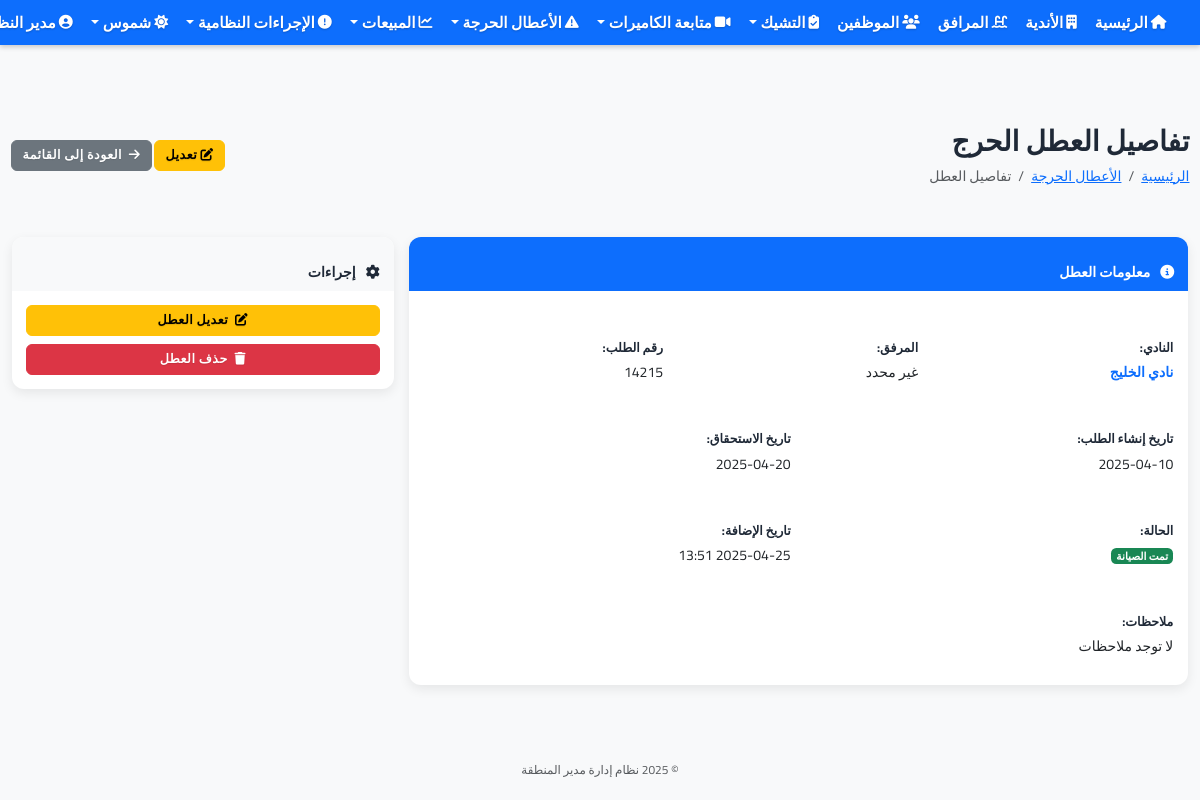
The page /critical-issues/2 (signed in) on the database its author committed.
### app.py (models this page shows, shortened)
class User(UserMixin, db.Model):
    __table__ = db.Table('user', db.metadata,
        db.Column('id', db.Integer, primary_key=True),
        db.Column('username', db.String(64), index=True, unique=True),
        db.Column('name', db.String(100)),
        db.Column('phone', db.String(20)),
        db.Column('password', db.String(128)),
        db.Column('is_admin', db.Boolean, default=False),
        db.Column('role', db.String(50), default='user'),  # الدور: admin, manager, supervisor, user
        extend_existing=True
    )
    permissions = db.relationship('Permission', secondary='user_permission', lazy='subquery',
                               backref=db.backref('users', lazy=True))
    clubs = db.relationship('Club', secondary=user_clubs, lazy='subquery',
                          backref=db.backref('users', lazy=True))
    def has_permission(self, permission_code):
        try:
            if self.is_admin:
                return True
        except Exception as e:
            print(f"خطأ في التحقق من الصلاحيات: {str(e)}")
            return False

class Club(db.Model):
    id = db.Column(db.Integer, primary_key=True)
    name = db.Column(db.String(100), nullable=False)
    location = db.Column(db.String(200), nullable=False)
    manager_name = db.Column(db.String(100))
    phone = db.Column(db.String(20))
    facilities = db.relationship('Facility', secondary=club_facilities, lazy='subquery',
                               backref=db.backref('clubs', lazy=True))

class CriticalIssue(db.Model):
    __tablename__ = 'critical_issue'
    id = db.Column(db.Integer, primary_key=True)
    ticket_number = db.Column(db.String(50), nullable=False)  # رقم الطلب
    club_id = db.Column(db.Integer, db.ForeignKey('club.id'), nullable=False)
    creation_date = db.Column(db.Date, nullable=False, default=date.today)  # تاريخ إنشاء الطلب
    due_date = db.Column(db.Date, nullable=False)  # تاريخ الاستحقاق
    status = db.Column(db.String(50), nullable=False)  # الحالة (اغلاق الطلب بدون صيانة - تخطت تاريخ الاستحقاق - معلقة - تمت الصيانة)
    notes = db.Column(db.Text)  # ملاحظات
    created_at = db.Column(db.DateTime, default=datetime.now)
    updated_at = db.Column(db.DateTime, default=datetime.now, onupdate=datetime.now)
    club = db.relationship('Club', backref='critical_issues')

### app.py (the view)
@app.route('/critical-issues/<int:id>')
@login_required
def critical_issue_detail(id):
    try:
        issue = CriticalIssue.query.get_or_404(id)
        if not current_user.is_admin and issue.club not in current_user.clubs:
            flash('ليس لديك صلاحية للوصول إلى هذا العطل')
            return redirect(url_for('critical_issues_list'))
        return render_template('critical_issues/detail.html',
                            title='تفاصيل العطل الحرج',
                            issue=issue)
    except Exception as e:
        flash(f'حدث خطأ أثناء عرض تفاصيل العطل: {str(e)}')
        return redirect(url_for('critical_issues_list'))

### templates/critical_issues/detail.html
{% extends "base.html" %}
{% block content %}
<div class="d-flex justify-content-between align-items-center mb-4">
    <div>
        <h1>تفاصيل العطل الحرج</h1>
        <nav aria-label="breadcrumb">
            <ol class="breadcrumb">
                <li class="breadcrumb-item"><a href="{{ url_for('index') }}">الرئيسية</a></li>
                <li class="breadcrumb-item"><a href="{{ url_for('critical_issues_list') }}">الأعطال الحرجة</a></li>
                <li class="breadcrumb-item active" aria-current="page">تفاصيل العطل</li>
            </ol>
        </nav>
    </div>
    <div>
        <a href="{{ url_for('edit_critical_issue', id=issue.id) }}" class="btn btn-warning">
            <i class="fas fa-edit"></i> تعديل
        </a>
        <a href="{{ url_for('critical_issues_list') }}" class="btn btn-secondary">
            <i class="fas fa-arrow-right me-1"></i> العودة إلى القائمة
        </a>
    </div>
</div>
<div class="row">
    <div class="col-md-8">
        <div class="card mb-4">
            <div class="card-header bg-primary text-white">
                <h5 class="mb-0"><i class="fas fa-info-circle me-2"></i> معلومات العطل</h5>
            </div>
            <div class="card-body">
                <div class="row mb-3">
                    <div class="col-md-4">
                        <h6 class="fw-bold">النادي:</h6>
                        <p>
                            <a href="{{ url_for('club_detail', id=issue.club.id) }}" class="text-decoration-none fw-bold text-primary">
                                {{ issue.club.name }}
                            </a>
                        </p>
                    </div>
                    <div class="col-md-4">
                        <h6 class="fw-bold">المرفق:</h6>
                        <p>غير محدد</p>
                    </div>
                    <div class="col-md-4">
                        <h6 class="fw-bold">رقم الطلب:</h6>
                        <p>{{ issue.ticket_number }}</p>
                    </div>
                </div>
                <div class="row mb-3">
                    <div class="col-md-6">
                        <h6 class="fw-bold">تاريخ إنشاء الطلب:</h6>
                        <p>{{ issue.creation_date.strftime('%Y-%m-%d') }}</p>
                    </div>
                    <div class="col-md-6">
                        <h6 class="fw-bold">تاريخ الاستحقاق:</h6>
                        <p>{{ issue.due_date.strftime('%Y-%m-%d') }}</p>
                    </div>
                </div>
                <div class="row mb-3">
                    <div class="col-md-6">
                        <h6 class="fw-bold">الحالة:</h6>
                        <p>
                            {% if issue.status == 'تمت الصيانة' %}
                                <span class="badge bg-success">{{ issue.status }}</span>
                            {% elif issue.status == 'معلقة' %}
                                <span class="badge bg-warning text-dark">{{ issue.status }}</span>
                            {% elif issue.status == 'تخطت تاريخ الاستحقاق' %}
                                <span class="badge bg-danger">{{ issue.status }}</span>
                            {% elif issue.status == 'اغلاق الطلب بدون صيانة' %}
                                <span class="badge bg-secondary">{{ issue.status }}</span>
                            {% else %}
                                <span class="badge bg-info">{{ issue.status }}</span>
                            {% endif %}
                        </p>
                    </div>
                    <div class="col-md-6">
                        <h6 class="fw-bold">تاريخ الإضافة:</h6>
                        <p>{{ issue.created_at.strftime('%Y-%m-%d %H:%M') }}</p>
                    </div>
                </div>
                <div class="row">
                    <div class="col-md-12">
                        <h6 class="fw-bold">ملاحظات:</h6>
                        <p>{{ issue.notes or 'لا توجد ملاحظات' }}</p>
                    </div>
                </div>
            </div>
        </div>
    </div>
    <div class="col-md-4">
        <div class="card">
            <div class="card-header bg-light">
                <h5 class="mb-0"><i class="fas fa-cog me-2"></i> إجراءات</h5>
            </div>
            <div class="card-body">
                <div class="d-grid gap-2">
                    <a href="{{ url_for('edit_critical_issue', id=issue.id) }}" class="btn btn-warning">
                        <i class="fas fa-edit me-1"></i> تعديل العطل
                    </a>
                    <a href="{{ url_for('delete_critical_issue', id=issue.id) }}" class="btn btn-danger" onclick="return confirm('هل أنت متأكد من حذف العطل الحرج؟')">
                        <i class="fas fa-trash me-1"></i> حذف العطل
                    </a>
                </div>
            </div>
        </div>
    </div>
</div>
{% endblock %}

### templates/base.html (shortened to what this page needs)
<!DOCTYPE html>
<html lang="ar" dir="rtl">
<head>
    <link rel="stylesheet" href="https://cdn.jsdelivr.net/npm/bootstrap@5.3.0/dist/css/bootstrap.rtl.min.css">
    <link rel="stylesheet" href="https://cdnjs.cloudflare.com/ajax/libs/font-awesome/6.4.0/css/all.min.css" media="print" onload="this.media='all'">
    <link rel="stylesheet" href="{{ url_for('static', filename='css/fix-size.css') }}">
    <link rel="stylesheet" href="{{ url_for('static', filename='css/performance.css') }}">
    <link rel="stylesheet" href="{{ url_for('static', filename='css/compact-style.css') }}?v={{ range(100000, 999999) | random }}">
    <link rel="stylesheet" href="{{ url_for('static', filename='css/navbar-fixed-solution.css') }}?v={{ range(100000, 999999) | random }}">
    <link rel="stylesheet" href="{{ url_for('static', filename='css/navbar-fixed-absolute-new.css') }}?v={{ range(100000, 999999) | random }}">
    <link rel="stylesheet" href="{{ url_for('static', filename='css/dashboard-cards-fix.css') }}?v={{ range(100000, 999999) | random }}">
</head>
<body class="no-margin" style="padding-top: 70px !important; margin: 0 !important; overflow-x: hidden !important;">
    <nav class="navbar navbar-expand-lg navbar-dark bg-primary px-2 fixed-top" style="position: fixed !important; top: 0 !important; left: 0 !important; right: 0 !important; width: 100% !important; z-index: 1030 !important; margin: 0 !important; padding: 0 !important; height: 45px !important; box-shadow: 0 2px 5px rgba(0, 0, 0, 0.2) !important; transform: none !important; transition: none !important; animation: none !important; will-change: auto !important;">
        <div class="container-fluid" style="padding: 0;">
            <div class="collapse navbar-collapse" id="navbarNav">
                <ul class="navbar-nav">
                    {% if current_user.is_authenticated %}
                    <li class="nav-item">
                        <a class="nav-link fw-bold" href="{{ url_for('index') }}">
                            <i class="fas fa-home me-1"></i> الرئيسية
                        </a>
                    </li>
                    <li class="nav-item">
                        <a class="nav-link fw-bold" href="{{ url_for('clubs') }}">
                            <i class="fas fa-building me-1"></i> الأندية
                        </a>
                    </li>
                    <li class="nav-item">
                        <a class="nav-link fw-bold" href="{{ url_for('facilities') }}">
                            <i class="fas fa-swimming-pool me-1"></i> المرافق
                        </a>
                    </li>
                    <li class="nav-item">
                        <a class="nav-link fw-bold" href="{{ url_for('employees') }}">
                            <i class="fas fa-users me-1"></i> الموظفين
                        </a>
                    </li>
                    <li class="nav-item dropdown">
                        <a class="nav-link dropdown-toggle fw-bold" href="#" id="checksDropdown" role="button" data-bs-toggle="dropdown">
                            <i class="fas fa-clipboard-check me-1"></i> التشيك
                        </a>
                    </li>
                    <li class="nav-item dropdown">
                        <a class="nav-link dropdown-toggle fw-bold" href="#" id="cameraDropdown" role="button" data-bs-toggle="dropdown">
                            <i class="fas fa-video me-1"></i> متابعة الكاميرات
                        </a>
                    </li>
                    <li class="nav-item dropdown">
                        <a class="nav-link dropdown-toggle fw-bold" href="#" id="criticalIssuesDropdown" role="button" data-bs-toggle="dropdown">
                            <i class="fas fa-exclamation-triangle me-1"></i> الأعطال الحرجة
                        </a>
                    </li>
                    <li class="nav-item dropdown">
                        <a class="nav-link dropdown-toggle fw-bold" href="#" id="salesDropdown" role="button" data-bs-toggle="dropdown">
                            <i class="fas fa-chart-line me-1"></i> المبيعات
                        </a>
                    </li>
                    <li class="nav-item dropdown">
                        <a class="nav-link dropdown-toggle fw-bold" href="#" id="violationsDropdown" role="button" data-bs-toggle="dropdown">
                            <i class="fas fa-exclamation-circle me-1"></i> الإجراءات النظامية
                        </a>
                    </li>
                    <li class="nav-item dropdown">
                        <a class="nav-link dropdown-toggle fw-bold" href="#" id="shumoosDropdown" role="button" data-bs-toggle="dropdown">
                            <i class="fas fa-sun me-1"></i> شموس
                        </a>
                    </li>
                    {% endif %}
                </ul>
                <ul class="navbar-nav ms-auto">
                    {% if current_user.is_authenticated %}
                    <li class="nav-item dropdown">
                        <a class="nav-link dropdown-toggle fw-bold" href="#" id="navbarDropdown" role="button" data-bs-toggle="dropdown">
                            <i class="fas fa-user-circle me-1"></i> {{ current_user.name }}
                        </a>
                    </li>
                    {% else %}
                    <li class="nav-item">
                        <a class="nav-link fw-bold" href="{{ url_for('login') }}">
                            <i class="fas fa-sign-in-alt me-1"></i> تسجيل الدخول
                        </a>
                    </li>
                    {% endif %}
                </ul>
            </div>
        </div>
    </nav>
    <main class="container-fluid px-3" style="margin-top: 20px !important; padding-top: 20px !important;">
        {% block content %}{% endblock %}
    </main>
    <footer class="footer mt-5 py-3 bg-light">
        <div class="container text-center">
            <span class="text-muted">© 2025 نظام إدارة مدير المنطقة</span>
        </div>
    </footer>
</body>
</html>

### rows shown on the page
User: name "مدير…"
Club: club.name "نادي الخليج"
CriticalIssue: ticket_number "14215", creation_date "2025-04-10", due_date "2025-04-20", status "تمت الصيانة", created_at "2025-04-25 13:51", notes "لا توجد ملاحظات"
